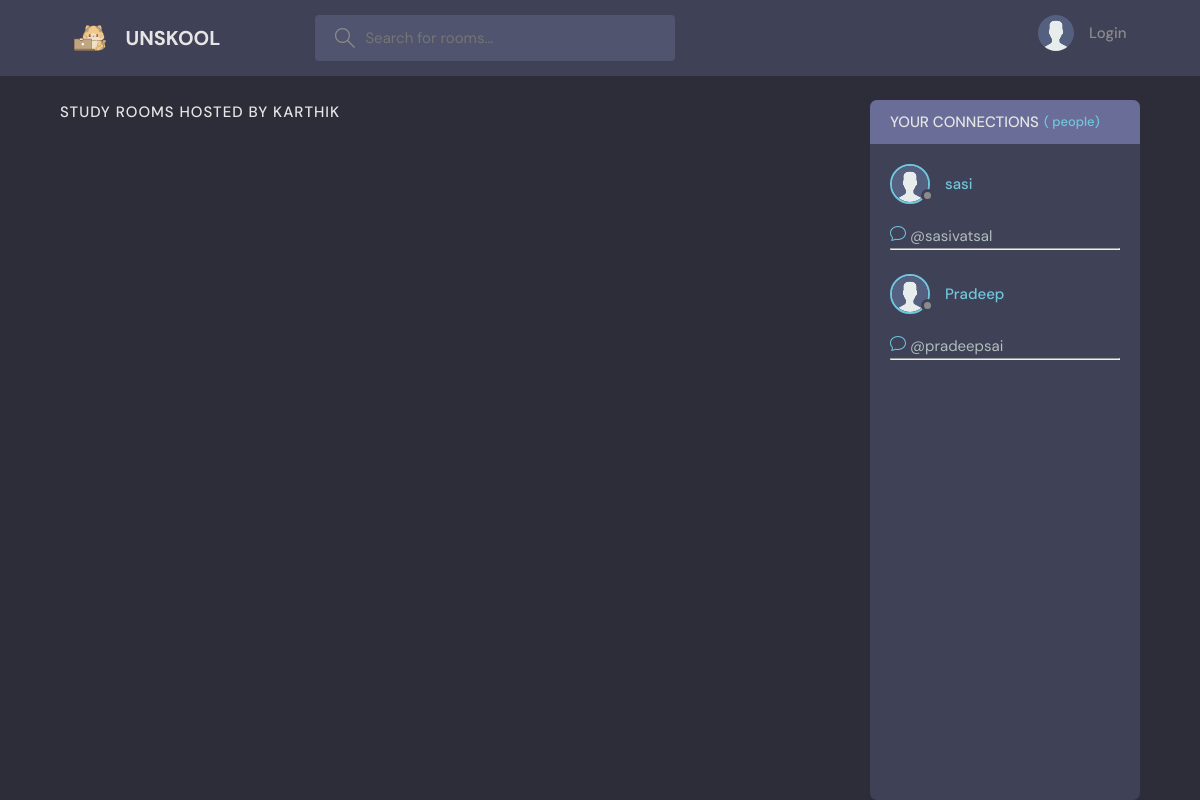
The page /inbox/1 on the database its author committed.
### shazam/models.py (models this page shows)
class User(AbstractUser):
    name=models.CharField(max_length=200,null=True)
    following = models.ManyToManyField(
        "self", blank=True, related_name="followers", symmetrical=False
    )
    email=models.EmailField(unique=True,null=True)
    bio=models.TextField(null=True)
    avatar=models.ImageField(null=True,default="avatar.svg")
    USERNAME_FIELD='email'
    REQUIRED_FIELDS=[]

### shazam/views.py (the view)
# urls.py: path('inbox/<str:pk>',views.inbox,name='inbox'),
def inbox(request,pk):
    users=User.objects.get(id=pk)
    context={'participants':users}
    return render(request,'shazam/chat.html',context)

### shazam/templates/shazam/chat.html (shortened to what this page needs)
{% extends 'main.html' %}
{% block content %}
<main class="layout layout--2">
  <div class="container">
    {% if request.user == participants  %}
    {% include 'shazam/connections.html' %}
    {% include 'shazam/messages.html' %}
    {% else %}
    <div class="roomList__header">
      <div>
        <h2>Study Rooms Hosted by {{participants.username}}
        </h2>
      </div>
    </div>
    {% include 'shazam/messages.html' %}
    {% endif %}
    </div>
</main>
{% endblock %}

### shazam/templates/shazam/messages.html (shortened to what this page needs)
    <div class="participants">
      <h3 class="participants__top">your connections <span>({{participants.count}} people)</span></h3>
      <div class="participants__list scroll">
        {% for user in participants.following.all %}
        <a href="{%  url 'profile_page' user.id %}" class="participant">
          <div class="avatar avatar--medium">
            <img src="{{user.avatar.url}}" />
          </div>
          <span>
            <span>{{user.name}}</span>
            {% if request.user != user %}
            <span><a href="{% url 'direct' user.id %}"></a></span>
            {% endif %}
            <span>@{{user.username}}</span>
          </span>
        </a>
        <hr>
                  <br>
        {% endfor %}
      </div>
    </div>

### static/styles/style.css (style rules this page uses)
:root { --color-main: #71c6dd; --color-main-light: #e1f6fb; --color-dark: #3f4156; --color-dark-medium: #51546e; --color-dark-light: #696d97; --color-light: #e5e5e5; --color-gray: #8b8b8b; --color-light-gray: #b2bdbd; --color-bg: #2d2d39; --color-success: #5dd693; --color-error: #fc4b0b; }
* { font-family: "DM Sans", -apple-system, BlinkMacSystemFont, "Segoe UI", Roboto, Oxygen, Ubuntu, Cantarell, "Open Sans", "Helvetica Neue", sans-serif; margin: 0; padding: 0; box-sizing: border-box; text-rendering: optimizeLegibility; font-size: inherit; }
html { font-size: 56.25%; }
@media only screen and (min-width: 1200px) { html { font-size: 62.5%; } }
body { line-height: 1.6; font-weight: 400; font-size: 1.5rem; color: var(--color-light-gray); background-color: var(--color-bg); min-height: 100vh; }
img { width: 100%; }
a { display: inline-block; color: var(--color-main); text-decoration: none; }
.container { max-width: 120rem; width: 90%; margin: auto; }
.avatar { position: relative; display: inline-block; border-radius: 50%; border: 2px solid var(--color-main); }
.avatar img { display: block; border-radius: 50%; object-fit: cover; object-position: center; }
.avatar::after { content: ""; display: block; position: absolute; background-color: var(--color-gray); z-index: 111; border-radius: 50%; border: 0.3rem solid var(--color-dark); }
.avatar.avatar--medium img { width: 3.6rem; height: 3.6rem; border-radius: 50%; }
.avatar.avatar--medium:after { width: 0.7rem; height: 0.7rem; bottom: 0px; right: -6px; }
.layout { margin-top: 2.4rem; }
.layout > .container { display: flex; justify-content: space-between; align-items: flex-start; }
.layout--2 > .container > div:first-child { flex-basis: 72%; }
.layout--2 > .container > div:last-child { flex-basis: 25%; }
.roomList__header { display: flex; justify-content: space-between; align-items: center; margin-bottom: 2.4rem; }
.roomList__header h2 { text-transform: uppercase; font-weight: 500; color: var(--color-light); letter-spacing: 1px; }
.room, .participants { background: var(--color-dark); max-height: 87.5vh; border-radius: 0.7rem; overflow: hidden; position: relative; }
.room__top, .participants__top { background: var(--color-dark-light); display: flex; justify-content: space-between; align-items: center; padding: 1rem 2rem; position: relative; }
.room__topLeft h3, .participants__top { text-transform: uppercase; font-weight: 500; color: var(--color-light); }
.participants__top span { color: var(--color-main); font-size: 1.3rem; text-transform: none; }
.participants__top { justify-content: flex-start; gap: 0.5rem; }
.participants__list { padding: 2rem; height: 82.5vh; overflow-y: scroll; padding-bottom: 0; }
.participant { display: flex; align-items: center; gap: 1.5rem; margin-bottom: 2rem; }
.participant span { display: block; font-weight: 500; color: var(--color-main); font-weight: 1.4rem; }

### rows shown on the page
User: username "KARTHIK"
User: avatar (placeholder picture), name "sasi", username "sasivatsal"
User: avatar (placeholder picture), name "Pradeep", username "pradeepsai"
